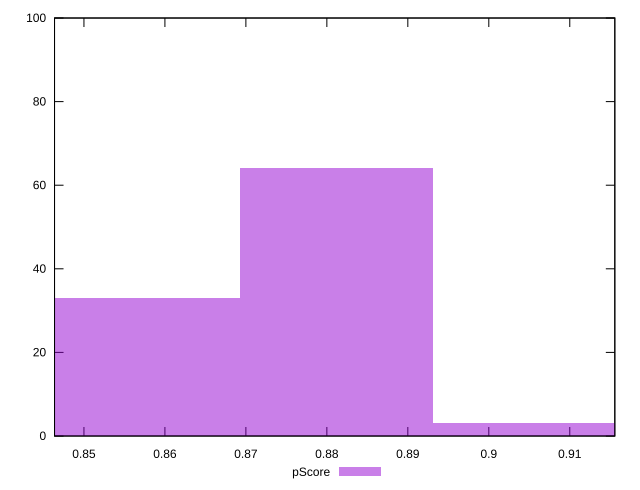

Here is the gnuplot script that generated this plot:
reset

$pScore <<EOF
0.8573406786497584 33
0.8811556975011405 64
0.9049707163525227 3
EOF

set key outside below
set boxwidth 0.023815018851382177
set xrange [0.8463675501571379:0.9155642138809735]
set yrange [0:100]
set trange [0:100]
set style fill transparent solid 0.5 noborder
set terminal svg size 640, 490 enhanced background rgb 'white'
set output "report_00009_2021-02-08T22-37-41.559Z/first-meaningful-paint/samples/pages+cached+noadtech/pScore/histogram.svg"

plot $pScore title "pScore" with boxes

reset
